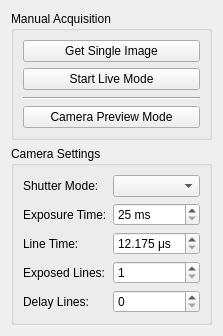
<?xml version="1.0" encoding="UTF-8"?>
<ui version="4.0">
 <class>AcquisitionPanel</class>
 <widget class="QWidget" name="acquisitionPanel">
  <layout class="QVBoxLayout" name="verticalLayout_panel">
   <item>
    <widget class="QGroupBox" name="groupBox_17">
     <property name="sizePolicy">
      <sizepolicy hsizetype="Preferred" vsizetype="Fixed">
       <horstretch>0</horstretch>
       <verstretch>0</verstretch>
      </sizepolicy>
     </property>
     <property name="minimumSize">
      <size>
       <width>0</width>
       <height>126</height>
      </size>
     </property>
     <property name="title">
      <string>Manual Acquisition</string>
     </property>
     <layout class="QVBoxLayout" name="verticalLayout_53">
      <item>
       <layout class="QVBoxLayout" name="verticalLayout_15">
        <item>
         <widget class="QPushButton" name="pushButton_acqGetSingleImage">
          <property name="sizePolicy">
           <sizepolicy hsizetype="Minimum" vsizetype="Fixed">
            <horstretch>0</horstretch>
            <verstretch>0</verstretch>
           </sizepolicy>
          </property>
          <property name="toolTip">
           <string>Start single image acquisition</string>
          </property>
          <property name="text">
           <string>Get Single Image</string>
          </property>
          <property name="shortcut">
           <string>Ctrl+I</string>
          </property>
         </widget>
        </item>
        <item>
         <widget class="QPushButton" name="pushButton_acqStartLiveMode">
          <property name="sizePolicy">
           <sizepolicy hsizetype="Preferred" vsizetype="Fixed">
            <horstretch>0</horstretch>
            <verstretch>0</verstretch>
           </sizepolicy>
          </property>
          <property name="toolTip">
           <string>Start live mode</string>
          </property>
          <property name="text">
           <string>Start Live Mode</string>
          </property>
          <property name="shortcut">
           <string>Ctrl+L</string>
          </property>
         </widget>
        </item>
        <item>
         <spacer name="verticalSpacer_13">
          <property name="orientation">
           <enum>Qt::Vertical</enum>
          </property>
          <property name="sizeType">
           <enum>QSizePolicy::Expanding</enum>
          </property>
          <property name="sizeHint" stdset="0">
           <size>
            <width>20</width>
            <height>1</height>
           </size>
          </property>
         </spacer>
        </item>
        <item>
         <widget class="Line" name="line_7">
          <property name="orientation">
           <enum>Qt::Horizontal</enum>
          </property>
         </widget>
        </item>
        <item>
         <widget class="QPushButton" name="pushButton_acqStartPreviewMode">
          <property name="sizePolicy">
           <sizepolicy hsizetype="Preferred" vsizetype="Fixed">
            <horstretch>0</horstretch>
            <verstretch>0</verstretch>
           </sizepolicy>
          </property>
          <property name="toolTip">
           <string>Start preview mode</string>
          </property>
          <property name="text">
           <string>Camera Preview Mode</string>
          </property>
          <property name="shortcut">
           <string>Ctrl+P</string>
          </property>
         </widget>
        </item>
       </layout>
      </item>
     </layout>
    </widget>
   </item>
   <item>
    <widget class="QGroupBox" name="groupBox_12">
     <property name="title">
      <string>Camera Settings</string>
     </property>
     <layout class="QFormLayout" name="formLayout">
      <item row="1" column="0">
       <widget class="QLabel" name="label_9">
        <property name="text">
         <string>Shutter Mode:</string>
        </property>
       </widget>
      </item>
      <item row="1" column="1">
       <widget class="QComboBox" name="comboBox_cameraShutterMode"/>
      </item>
      <item row="2" column="0">
       <widget class="QLabel" name="label_doubleSpinBox_cameraExposureTime">
        <property name="text">
         <string>Exposure Time:</string>
        </property>
       </widget>
      </item>
      <item row="2" column="1">
       <widget class="QDoubleSpinBox" name="doubleSpinBox_cameraExposureTime">
        <property name="prefix">
         <string/>
        </property>
        <property name="suffix">
         <string> ms</string>
        </property>
        <property name="decimals">
         <number>0</number>
        </property>
        <property name="minimum">
         <double>25.000000000000000</double>
        </property>
        <property name="maximum">
         <double>1000.000000000000000</double>
        </property>
        <property name="singleStep">
         <double>5.000000000000000</double>
        </property>
        <property name="value">
         <double>25.000000000000000</double>
        </property>
       </widget>
      </item>
      <item row="3" column="0">
       <widget class="QLabel" name="label_doubleSpinBox_cameraLineTime">
        <property name="text">
         <string>Line Time:</string>
        </property>
       </widget>
      </item>
      <item row="3" column="1">
       <widget class="QDoubleSpinBox" name="doubleSpinBox_cameraLineTime">
        <property name="suffix">
         <string> μs</string>
        </property>
        <property name="decimals">
         <number>3</number>
        </property>
        <property name="minimum">
         <double>12.175000000000001</double>
        </property>
        <property name="maximum">
         <double>500.000000000000000</double>
        </property>
       </widget>
      </item>
      <item row="4" column="0">
       <widget class="QLabel" name="label_doubleSpinBox_cameraExposedLines">
        <property name="text">
         <string>Exposed Lines:</string>
        </property>
       </widget>
      </item>
      <item row="4" column="1">
       <widget class="QDoubleSpinBox" name="doubleSpinBox_cameraExposedLines">
        <property name="decimals">
         <number>0</number>
        </property>
        <property name="minimum">
         <double>1.000000000000000</double>
        </property>
        <property name="maximum">
         <double>1024.000000000000000</double>
        </property>
       </widget>
      </item>
      <item row="5" column="0">
       <widget class="QLabel" name="label_doubleSpinBox_cameraDelayLines">
        <property name="text">
         <string>Delay Lines:</string>
        </property>
       </widget>
      </item>
      <item row="5" column="1">
       <widget class="QDoubleSpinBox" name="doubleSpinBox_cameraDelayLines">
        <property name="decimals">
         <number>0</number>
        </property>
        <property name="maximum">
         <double>1024.000000000000000</double>
        </property>
       </widget>
      </item>
     </layout>
    </widget>
   </item>
  </layout>
 </widget>
 <resources/>
 <connections/>
</ui>
